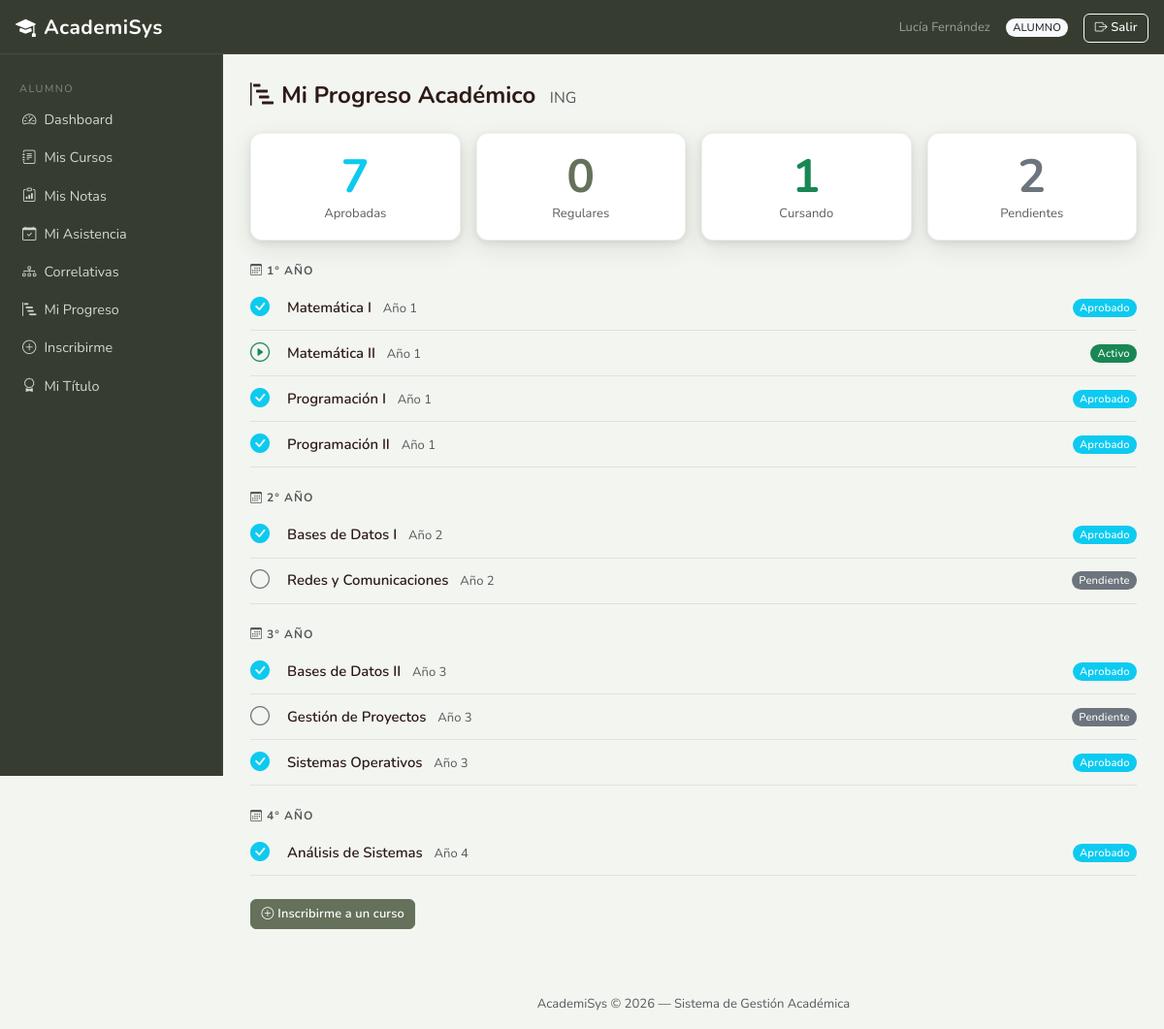
Screenshot of /index.php?controller=alumno&action=miProgreso (signed in) with the database file from the repository.
### tables this page shows
CREATE TABLE `alumno` (
  `DNI` int(11) NOT NULL,
  `Nombre` varchar(100) NOT NULL,
  `Apellido` varchar(100) NOT NULL,
  `FechaNacimiento` date NOT NULL,
  `Telefono` varchar(20) DEFAULT NULL,
  `Email` varchar(100) NOT NULL,
  `FechaIngreso` date NOT NULL,
  `IDDireccion` int(11) NOT NULL,
  `Activo` tinyint(1) NOT NULL DEFAULT 1,
  `CodCarrera` varchar(10) DEFAULT NULL
);

CREATE TABLE `materia` (
  `CodMateria` varchar(10) NOT NULL,
  `NomMateria` varchar(150) NOT NULL,
  `CodCarrera` varchar(10) DEFAULT NULL,
  `Anio` tinyint(3) UNSIGNED DEFAULT NULL,
  `ContMinimos` text DEFAULT NULL,
  `Activo` tinyint(1) NOT NULL DEFAULT 1
);

### core/Controller.php (called while the page is built, shortened)
<?php
abstract class Controller {
    protected function render(string $view, array $data = []): void {
        extract($data);
        require_once BASE_PATH . '/views/layouts/header.php';
        require_once BASE_PATH . "/views/{$view}.php";
        require_once BASE_PATH . '/views/layouts/footer.php';
    }
}

### controllers/AlumnoController.php (called while the page is built, shortened)
<?php
class AlumnoController extends Controller {
    private AlumnoModel     $alumnoModel;
    public function __construct() {
        $this->alumnoModel     = new AlumnoModel();
    }
    public function miProgreso(): void {
        $dni    = (int)$_SESSION['usuario']['DNI'];
        $alumno = $this->alumnoModel->getByDNI($dni);
        $codCarrera = $alumno['CodCarrera'] ?? null;
        $materias = $this->alumnoModel->getProgreso($dni, $codCarrera);
        $this->render('alumno/mi_progreso', compact('materias', 'alumno'));
    }
}

### core/Router.php (called while the page is built, shortened)
<?php
class Router {
    public function dispatch(): void {
        $action     = preg_replace('/[^a-zA-Z]/', '', $_GET['action'] ?? 'login');
        $obj = new $className();
        $obj->$action();
    }
}

### index.php (called while the page is built, shortened)
<?php
require_once BASE_PATH . '/config/database.php';
require_once BASE_PATH . '/core/Model.php';
require_once BASE_PATH . '/core/Controller.php';
require_once BASE_PATH . '/core/Router.php';
$router = new Router();
$router->dispatch();

### config/database.php (called while the page is built, shortened)
<?php
class Database {
    private static ?PDO $instance = null;
    public static function getConnection(): PDO {
        if (self::$instance === null) {
            $dsn  = 'mysql:host=localhost;dbname=academisys;charset=utf8mb4';
            $opts = [
                PDO::ATTR_ERRMODE            => PDO::ERRMODE_EXCEPTION,
                PDO::ATTR_DEFAULT_FETCH_MODE => PDO::FETCH_ASSOC,
                PDO::ATTR_EMULATE_PREPARES   => false,
            ];
            self::$instance = new PDO($dsn, 'root', '', $opts);
        }
        return self::$instance;
    }
}

### core/Model.php (called while the page is built, shortened)
<?php
abstract class Model {
    public function __construct() {
        $this->db = Database::getConnection();
    }
}

### models/AlumnoModel.php (called while the page is built, shortened)
<?php
class AlumnoModel extends Model {
    public function getByDNI(int $dni): array {
        $stmt = $this->db->prepare("
            SELECT a.*, ca.NomCarrera, ca.DurAnios
              FROM Alumno a
              LEFT JOIN Carrera ca ON ca.CodCarrera = a.CodCarrera
             WHERE a.DNI = :dni
        ");
        $stmt->execute([':dni' => $dni]);
        return $stmt->fetch() ?: [];
    }
    public function getProgreso(int $dni, string $codCarrera): array {
        $stmt = $this->db->prepare("
            SELECT m.CodMateria, m.NomMateria, m.Anio,
                   (SELECT i.Estado
                      FROM Inscripcion i
                      JOIN Curso c ON c.IDCurso = i.IDCurso
                     WHERE i.DNI = :dni AND c.CodMateria = m.CodMateria
                     ORDER BY FIELD(i.Estado,'Aprobado','Regular','Activo','Libre','Baja') ASC
                     LIMIT 1) AS Estado,
                   EXISTS (
                       SELECT 1 FROM Correlativa co
                        WHERE co.CodMateria = m.CodMateria
                          AND NOT EXISTS (
                              SELECT 1 FROM Inscripcion i2
                                JOIN Curso c2 ON c2.IDCurso = i2.IDCurso
                               WHERE i2.DNI = :dni2
                                 AND c2.CodMateria = co.CodCorrelativa
                                 AND i2.Estado = 'Aprobado'
                          )
                   ) AS bloqueada
              FROM Materia m
             WHERE m.CodCarrera = :carrera AND m.Activo = 1
             ORDER BY m.Anio, m.NomMateria
        ");
        $stmt->execute([':dni' => $dni, ':dni2' => $dni, ':carrera' => $codCarrera]);
        return $stmt->fetchAll();
    }
}

### views/alumno/mi_progreso.php (the view, shortened to what this page needs)
<h4 class="mb-4 fw-bold">
    <i class="bi bi-bar-chart-steps me-2"></i>Mi Progreso Académico
    <small class="text-muted fs-6 fw-normal ms-2"><?= htmlspecialchars($alumno['CodCarrera'] ?? '') ?></small>
</h4>
<?php
$badges = ['Aprobado'=>'info','Regular'=>'primary','Activo'=>'success','Libre'=>'warning','Baja'=>'danger'];
$anioActual = null;
$totales = ['Aprobado'=>0,'Regular'=>0,'Activo'=>0,'Pendiente'=>0];
foreach ($materias as $m) {
    $estado = $m['Estado'] ?? 'Pendiente';
    $totales[$estado] = ($totales[$estado] ?? 0) + 1;
}
?>
<div class="row g-3 mb-4">
    <div class="col-6 col-md-3">
        <div class="card border-0 shadow-sm text-center py-3">
            <div class="display-5 fw-bold text-info"><?= $totales['Aprobado'] ?></div>
            <div class="text-muted small">Aprobadas</div>
        </div>
    </div>
    <div class="col-6 col-md-3">
        <div class="card border-0 shadow-sm text-center py-3">
            <div class="display-5 fw-bold text-primary"><?= $totales['Regular'] ?></div>
            <div class="text-muted small">Regulares</div>
        </div>
    </div>
    <div class="col-6 col-md-3">
        <div class="card border-0 shadow-sm text-center py-3">
            <div class="display-5 fw-bold text-success"><?= $totales['Activo'] ?></div>
            <div class="text-muted small">Cursando</div>
        </div>
    </div>
    <div class="col-6 col-md-3">
        <div class="card border-0 shadow-sm text-center py-3">
            <div class="display-5 fw-bold text-secondary"><?= $totales['Pendiente'] ?></div>
            <div class="text-muted small">Pendientes</div>
        </div>
    </div>
</div>
<?php foreach ($materias as $m): ?>
    <?php if ($m['Anio'] !== $anioActual): $anioActual = $m['Anio']; ?>
        <h6 class="fw-bold text-uppercase text-muted mt-4 mb-2" style="font-size:.75rem;letter-spacing:1px;">
            <i class="bi bi-calendar3 me-1"></i><?= (int)$m['Anio'] ?>° Año
        </h6>
    <?php endif; ?>
    <?php
    $estado = $m['Estado'] ?? 'Pendiente';
    $b = $badges[$estado] ?? 'secondary';
    $bloqueada = ($estado === 'Pendiente' && !empty($m['bloqueada']));
    $icon = match(true) {
        $estado === 'Aprobado'  => 'bi-check-circle-fill',
        $estado === 'Regular'   => 'bi-clock-history',
        $estado === 'Activo'    => 'bi-play-circle',
        $estado === 'Libre'     => 'bi-x-circle',
        $bloqueada              => 'bi-lock-fill',
        default                 => 'bi-circle',
    };
    $iconColor = $bloqueada ? 'danger' : $b;
    ?>
    <div class="d-flex align-items-center gap-3 py-2 border-bottom">
        <i class="bi <?= $icon ?> text-<?= $iconColor ?> fs-5" style="width:22px"
           <?= $bloqueada ? 'title="Correlativas pendientes" data-bs-toggle="tooltip"' : '' ?>></i>
        <div class="flex-grow-1">
            <span class="fw-semibold"><?= htmlspecialchars($m['NomMateria']) ?></span>
            <small class="text-muted ms-2">Año <?= (int)$m['Anio'] ?></small>
        </div>
        <span class="badge bg-<?= $b ?>"><?= $estado ?></span>
    </div>
<?php endforeach; ?>
<div class="mt-4">
    <a href="index.php?controller=alumno&action=inscribirCurso" class="btn btn-primary btn-sm">
        <i class="bi bi-plus-circle me-1"></i>Inscribirme a un curso
    </a>
</div>

### assets/css/style.css (style rules this page uses)
:root { --br-900: #272E22; --br-800: #363D30; --br-700: #4A5240; --br-600: #65715A; --br-500: #849174; --br-400: #A3B090; --br-300: #C4CFBA; --br-200: #DDE5D8; --br-100: #ECF0E8; --br-50: #F3F5F0; --amber: #EF8C00; --amber-lt:#FFF8EC; --green: #4A7C4E; --green-lt:#EEF5EE; --teal: #00796B; --teal-lt: #E0F2F0; --rose: #BF360C; --rose-lt: #FBE9E7; --indigo: #3949AB; --indigo-lt:#EEF0FC; --shadow-sm: 0 1px 4px rgba(62,39,35,.07); --shadow-md: 0 4px 16px rgba(62,39,35,.13); --shadow-lg: 0 8px 32px rgba(62,39,35,.18); --radius: 10px; --radius-sm: 6px; }
body { background: var(--br-50); font-family: 'Nunito', sans-serif; font-size: .93rem; color: #2D1B17; }
h1,h2,h3,h4,h5,h6 { font-family:'Nunito',sans-serif; }
.card { border: 1px solid rgba(39,46,34,.07) !important; border-radius: 12px !important; box-shadow: 0 2px 6px rgba(39,46,34,.10), 0 8px 24px rgba(39,46,34,.10); transition: box-shadow .22s ease, transform .22s ease; background: #fff; }
.card.shadow-sm, .card.shadow, .card.shadow-lg { box-shadow: 0 2px 6px rgba(39,46,34,.10), 0 8px 24px rgba(39,46,34,.10) !important; }
.btn { border-radius: 8px; font-weight: 600; font-size: .875rem; padding: .45rem .95rem; letter-spacing: .15px; transition: background .15s ease, border-color .15s ease, box-shadow .15s ease, transform .1s ease; }
.btn-sm { border-radius: 6px; font-size: .8rem; padding: .28rem .65rem; }
.btn-primary { background: var(--br-600); border-color: var(--br-600); color: #fff; }
.badge { border-radius:20px; font-weight:500; letter-spacing:.2px; }
.text-primary { color: var(--br-600) !important; }
.display-4,.display-5 { font-family:'Nunito',sans-serif; }

### rows the page displays
alumno: CodCarrera "ING"
materia: Anio "1", NomMateria "Matemática I", estado "Aprobado"
materia: NomMateria "Matemática II", Anio "1", estado "Activo"
materia: NomMateria "Programación I", Anio "1", estado "Aprobado"
materia: NomMateria "Programación II", Anio "1", estado "Aprobado"
materia: Anio "2", NomMateria "Bases de Datos I", estado "Aprobado"
materia: NomMateria "Redes y Comunicaciones", Anio "2", estado "Pendiente"
materia: Anio "3", NomMateria "Bases de Datos II", estado "Aprobado"
materia: NomMateria "Gestión de Proyectos", Anio "3", estado "Pendiente"
materia: NomMateria "Sistemas Operativos", Anio "3", estado "Aprobado"
materia: Anio "4", NomMateria "Análisis de Sistemas", estado "Aprobado"

### other values shown
$_SESSION['usuario']['NombreCompleto'] "Lucía Fernández"
$_SESSION['usuario']['NombreRol'] "ALUMNO"
$totales['Aprobado'] "7"
$totales['Regular'] "0"
$totales['Activo'] "1"
$totales['Pendiente'] "2"
